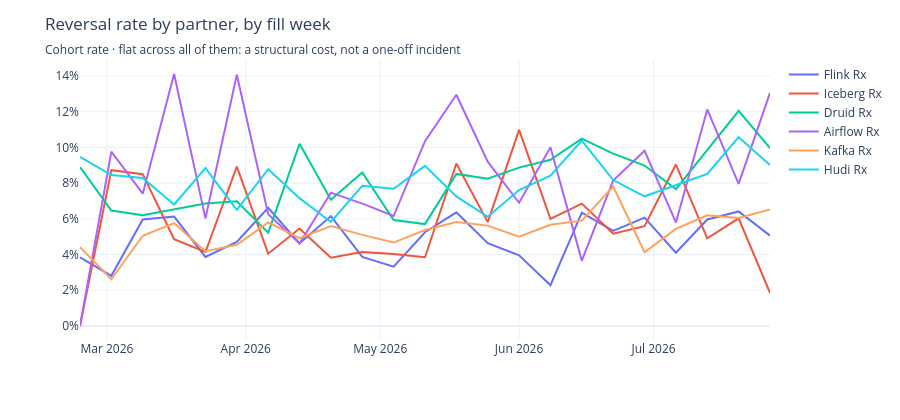

Notebook code cell kept with this figure:
### Code cell
# Cohort rate: of the claims *filled* that week, how many were ever reverted.
# mart_funnel_daily also carries reverts_on_day, keyed on the reversal date —
# the two only agree over the full period.
#
# 'direct' and 'unknown' are excluded: they are the synthetic members of
# dim_partner (no lookup / no partner on the lookup), not partners you can call
# about a reversal rate.
weekly = q("""
    select week_start, partner,
           sum(claims) as claims,
           sum(claims_filled_then_reverted) as reverted
    from marts.mart_funnel_daily
    where partner not in ('unknown', 'direct')
    group by 1, 2
    order by 1
""")
weekly["rate"] = weekly.reverted / weekly.claims

fig = px.line(weekly, x="week_start", y="rate", color="partner",
              labels={"rate": "", "week_start": "", "partner": ""})
fig.update_yaxes(tickformat=".0%")
fig.update_layout(title=dict(
    text="Reversal rate by partner, by fill week",
    subtitle=dict(text="Cohort rate · flat across all of them: "
                       "a structural cost, not a one-off incident")))
fig

### Figure 1 — Plotly figure (JSON) as saved in the notebook; plotly's stock layout.template omitted (floating-point values rounded to 4 significant figures)
{"data": [{"hovertemplate": "=%{y}<extra></extra>", "legendgroup": "Flink Rx", "line": {"color": "#636efa", "dash": "solid"}, "marker": {"symbol": "circle"}, "mode": "lines", "name": "Flink Rx", "orientation": "v", "showlegend": true, "type": "scatter", "x": ["2026-02-23T00:00:00", "2026-03-02T00:00:00", "2026-03-09T00:00:00", "2026-03-16T00:00:00", "2026-03-23T00:00:00", "2026-03-30T00:00:00", "2026-04-06T00:00:00", "2026-04-13T00:00:00", "2026-04-20T00:00:00", "2026-04-27T00:00:00", "2026-05-04T00:00:00", "2026-05-11T00:00:00", "2026-05-18T00:00:00", "2026-05-25T00:00:00", "2026-06-01T00:00:00", "2026-06-08T00:00:00", "2026-06-15T00:00:00", "2026-06-22T00:00:00", "2026-06-29T00:00:00", "2026-07-06T00:00:00", "2026-07-13T00:00:00", "2026-07-20T00:00:00", "2026-07-27T00:00:00"], "xaxis": "x", "y": [0.03846, 0.02809, 0.05959, 0.06122, 0.03867, 0.04709, 0.06614, 0.04624, 0.0615, 0.03867, 0.03324, 0.05247, 0.06358, 0.04638, 0.03955, 0.02279, 0.0634, 0.05322, 0.06061, 0.04098, 0.05962, 0.0641, 0.05058], "yaxis": "y"}, {"hovertemplate": "=%{y}<extra></extra>", "legendgroup": "Iceberg Rx", "line": {"color": "#EF553B", "dash": "solid"}, "marker": {"symbol": "circle"}, "mode": "lines", "name": "Iceberg Rx", "orientation": "v", "showlegend": true, "type": "scatter", "x": ["2026-02-23T00:00:00", "2026-03-02T00:00:00", "2026-03-09T00:00:00", "2026-03-16T00:00:00", "2026-03-23T00:00:00", "2026-03-30T00:00:00", "2026-04-06T00:00:00", "2026-04-13T00:00:00", "2026-04-20T00:00:00", "2026-04-27T00:00:00", "2026-05-04T00:00:00", "2026-05-11T00:00:00", "2026-05-18T00:00:00", "2026-05-25T00:00:00", "2026-06-01T00:00:00", "2026-06-08T00:00:00", "2026-06-15T00:00:00", "2026-06-22T00:00:00", "2026-06-29T00:00:00", "2026-07-06T00:00:00", "2026-07-13T00:00:00", "2026-07-20T00:00:00", "2026-07-27T00:00:00"], "xaxis": "x", "y": [0.0, 0.08721, 0.08497, 0.04861, 0.04142, 0.08917, 0.04046, 0.05455, 0.03822, 0.04138, 0.04027, 0.03846, 0.09091, 0.05814, 0.1098, 0.06, 0.06849, 0.05161, 0.05587, 0.09036, 0.04908, 0.06024, 0.01852], "yaxis": "y"}, {"hovertemplate": "=%{y}<extra></extra>", "legendgroup": "Druid Rx", "line": {"color": "#00cc96", "dash": "solid"}, "marker": {"symbol": "circle"}, "mode": "lines", "name": "Druid Rx", "orientation": "v", "showlegend": true, "type": "scatter", "x": ["2026-02-23T00:00:00", "2026-03-02T00:00:00", "2026-03-09T00:00:00", "2026-03-16T00:00:00", "2026-03-23T00:00:00", "2026-03-30T00:00:00", "2026-04-06T00:00:00", "2026-04-13T00:00:00", "2026-04-20T00:00:00", "2026-04-27T00:00:00", "2026-05-04T00:00:00", "2026-05-11T00:00:00", "2026-05-18T00:00:00", "2026-05-25T00:00:00", "2026-06-01T00:00:00", "2026-06-08T00:00:00", "2026-06-15T00:00:00", "2026-06-22T00:00:00", "2026-06-29T00:00:00", "2026-07-06T00:00:00", "2026-07-13T00:00:00", "2026-07-20T00:00:00", "2026-07-27T00:00:00"], "xaxis": "x", "y": [0.08889, 0.06464, 0.06204, 0.06522, 0.06855, 0.06985, 0.05226, 0.102, 0.07063, 0.08594, 0.05929, 0.05703, 0.08511, 0.08247, 0.08865, 0.09302, 0.1049, 0.09649, 0.0898, 0.07664, 0.09836, 0.1204, 0.09953], "yaxis": "y"}, {"hovertemplate": "=%{y}<extra></extra>", "legendgroup": "Airflow Rx", "line": {"color": "#ab63fa", "dash": "solid"}, "marker": {"symbol": "circle"}, "mode": "lines", "name": "Airflow Rx", "orientation": "v", "showlegend": true, "type": "scatter", "x": ["2026-02-23T00:00:00", "2026-03-02T00:00:00", "2026-03-09T00:00:00", "2026-03-16T00:00:00", "2026-03-23T00:00:00", "2026-03-30T00:00:00", "2026-04-06T00:00:00", "2026-04-13T00:00:00", "2026-04-20T00:00:00", "2026-04-27T00:00:00", "2026-05-04T00:00:00", "2026-05-11T00:00:00", "2026-05-18T00:00:00", "2026-05-25T00:00:00", "2026-06-01T00:00:00", "2026-06-08T00:00:00", "2026-06-15T00:00:00", "2026-06-22T00:00:00", "2026-06-29T00:00:00", "2026-07-06T00:00:00", "2026-07-13T00:00:00", "2026-07-20T00:00:00", "2026-07-27T00:00:00"], "xaxis": "x", "y": [0.0, 0.09756, 0.07407, 0.141, 0.06024, 0.1406, 0.0625, 0.04615, 0.07463, 0.06849, 0.06154, 0.1034, 0.1294, 0.09195, 0.06897, 0.1, 0.03659, 0.0814, 0.09804, 0.05797, 0.1212, 0.07955, 0.1304], "yaxis": "y"}, {"hovertemplate": "=%{y}<extra></extra>", "legendgroup": "Kafka Rx", "line": {"color": "#FFA15A", "dash": "solid"}, "marker": {"symbol": "circle"}, "mode": "lines", "name": "Kafka Rx", "orientation": "v", "showlegend": true, "type": "scatter", "x": ["2026-02-23T00:00:00", "2026-03-02T00:00:00", "2026-03-09T00:00:00", "2026-03-16T00:00:00", "2026-03-23T00:00:00", "2026-03-30T00:00:00", "2026-04-06T00:00:00", "2026-04-13T00:00:00", "2026-04-20T00:00:00", "2026-04-27T00:00:00", "2026-05-04T00:00:00", "2026-05-11T00:00:00", "2026-05-18T00:00:00", "2026-05-25T00:00:00", "2026-06-01T00:00:00", "2026-06-08T00:00:00", "2026-06-15T00:00:00", "2026-06-22T00:00:00", "2026-06-29T00:00:00", "2026-07-06T00:00:00", "2026-07-13T00:00:00", "2026-07-20T00:00:00", "2026-07-27T00:00:00"], "xaxis": "x", "y": [0.04412, 0.02614, 0.05051, 0.05754, 0.04185, 0.04545, 0.058, 0.04911, 0.05589, 0.051, 0.04669, 0.05372, 0.05814, 0.05618, 0.05, 0.0566, 0.05895, 0.07803, 0.0413, 0.05435, 0.062, 0.06048, 0.06516], "yaxis": "y"}, {"hovertemplate": "=%{y}<extra></extra>", "legendgroup": "Hudi Rx", "line": {"color": "#19d3f3", "dash": "solid"}, "marker": {"symbol": "circle"}, "mode": "lines", "name": "Hudi Rx", "orientation": "v", "showlegend": true, "type": "scatter", "x": ["2026-02-23T00:00:00", "2026-03-02T00:00:00", "2026-03-09T00:00:00", "2026-03-16T00:00:00", "2026-03-23T00:00:00", "2026-03-30T00:00:00", "2026-04-06T00:00:00", "2026-04-13T00:00:00", "2026-04-20T00:00:00", "2026-04-27T00:00:00", "2026-05-04T00:00:00", "2026-05-11T00:00:00", "2026-05-18T00:00:00", "2026-05-25T00:00:00", "2026-06-01T00:00:00", "2026-06-08T00:00:00", "2026-06-15T00:00:00", "2026-06-22T00:00:00", "2026-06-29T00:00:00", "2026-07-06T00:00:00", "2026-07-13T00:00:00", "2026-07-20T00:00:00", "2026-07-27T00:00:00"], "xaxis": "x", "y": [0.09459, 0.08445, 0.08285, 0.068, 0.08835, 0.06496, 0.08772, 0.07157, 0.05823, 0.07843, 0.07677, 0.08961, 0.07255, 0.06114, 0.07605, 0.08413, 0.1038, 0.08167, 0.07258, 0.07905, 0.08515, 0.1057, 0.09012], "yaxis": "y"}], "layout": {"height": 420, "legend": {"title": {"text": ""}, "tracegroupgap": 0}, "margin": {"t": 60}, "title": {"subtitle": {"text": "Cohort rate · flat across all of them: a structural cost, not a one-off incident"}, "text": "Reversal rate by partner, by fill week"}, "xaxis": {"anchor": "y", "domain": [0.0, 1.0], "title": {"text": ""}}, "yaxis": {"anchor": "x", "domain": [0.0, 1.0], "tickformat": ".0%", "title": {"text": ""}}}}
